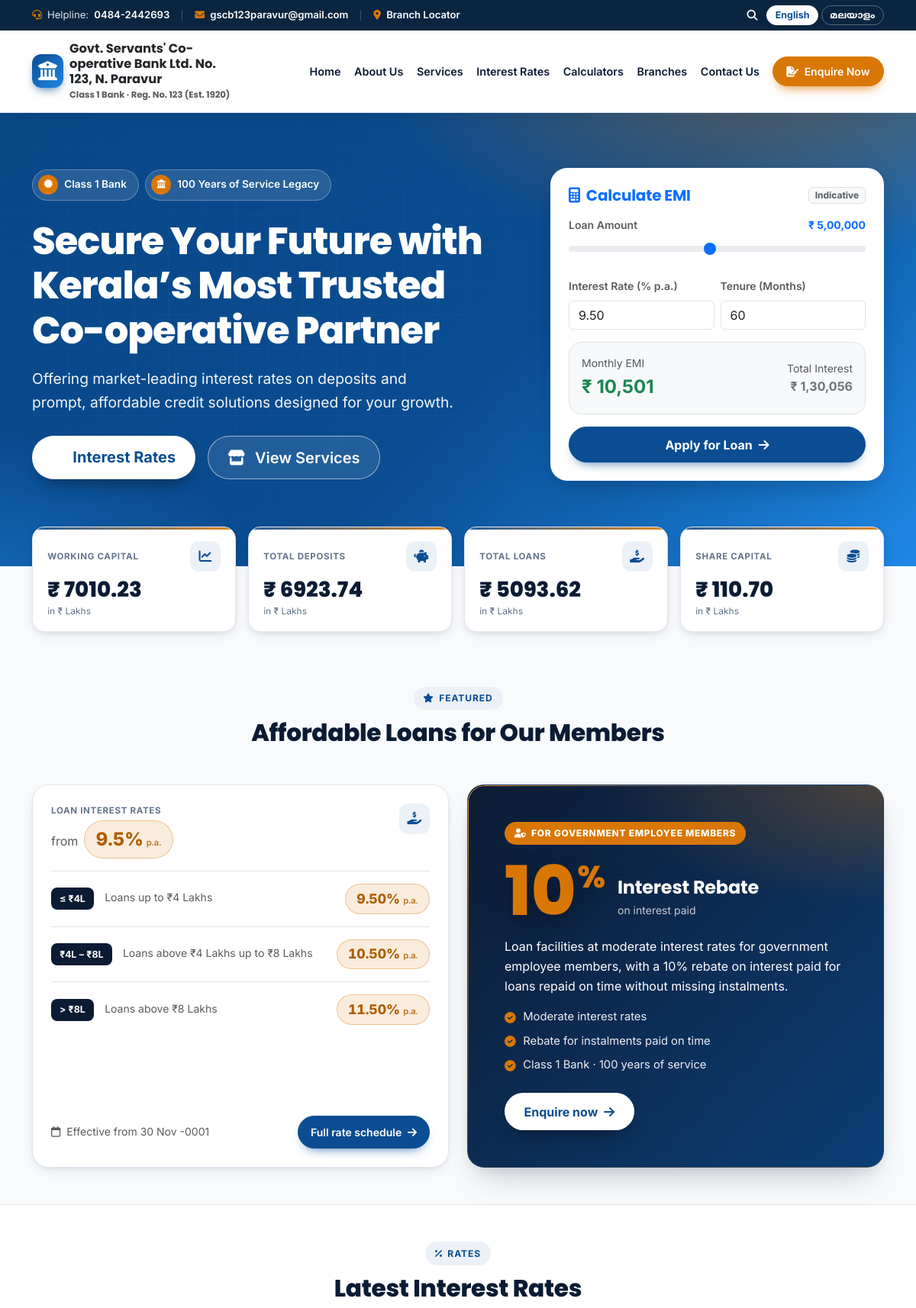
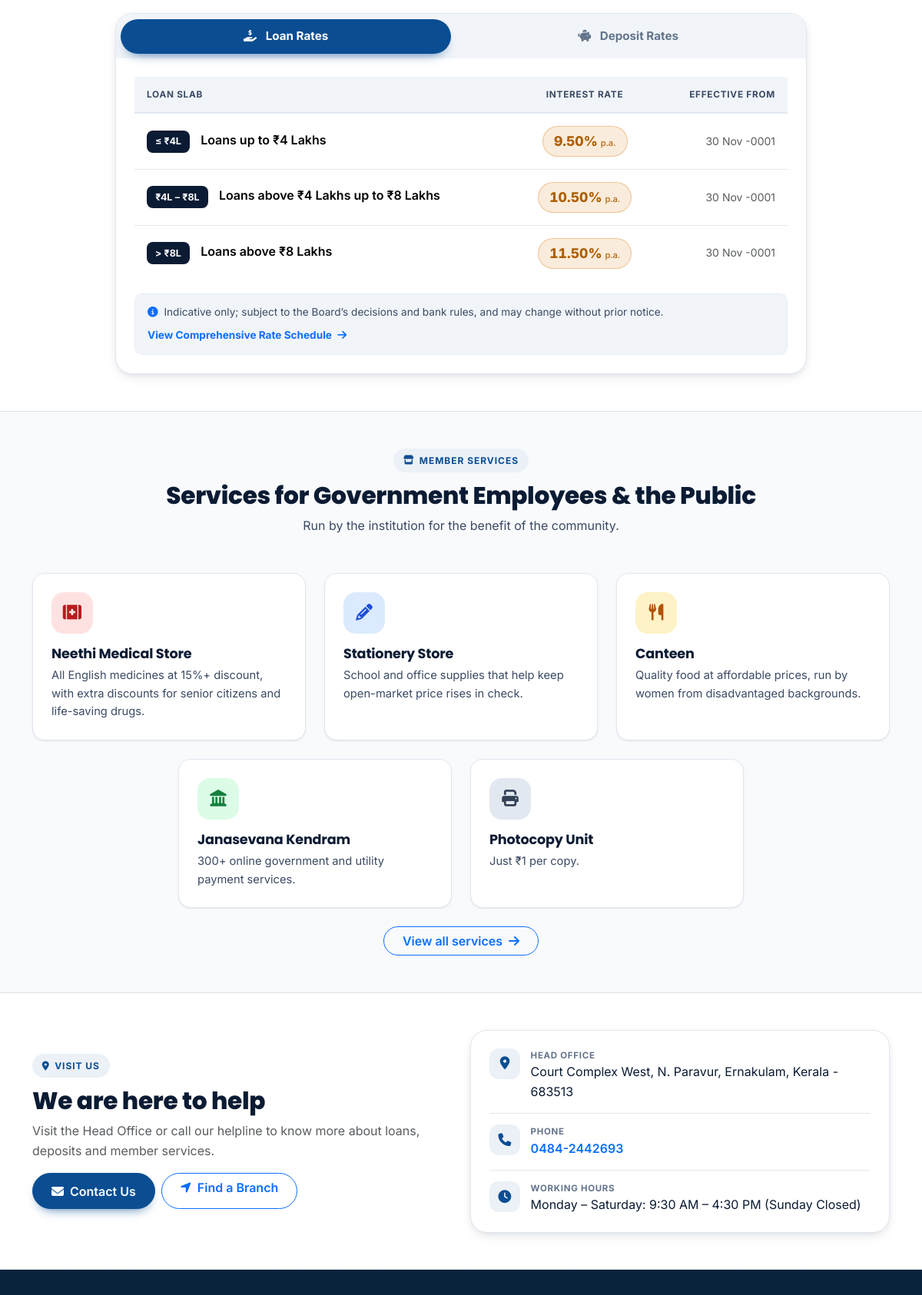
The page / (upper part) on the database its author committed (2 pictures, top to bottom).
### tables this page shows
CREATE TABLE `product_rates` (
    `id` INT UNSIGNED AUTO_INCREMENT PRIMARY KEY,
    `client_slug` VARCHAR(60) NOT NULL,
    `product_id` INT UNSIGNED NULL,
    `category_type` ENUM('deposit', 'loan') NOT NULL,
    `tenure_label_en` VARCHAR(100) NOT NULL,
    `tenure_label_ml` VARCHAR(100) NOT NULL,
    `general_rate` DECIMAL(5, 2) NOT NULL,
    `senior_rate` DECIMAL(5, 2) NULL,
    `effective_from` DATE NOT NULL,
    `effective_to` DATE NULL,
    `is_active` TINYINT(1) DEFAULT 1,
    `sort_order` INT DEFAULT 0,
    `notes_en` VARCHAR(255) NULL,
    `notes_ml` VARCHAR(255) NULL,
    `created_at` DATETIME DEFAULT CURRENT_TIMESTAMP,
    `updated_at` DATETIME DEFAULT CURRENT_TIMESTAMP ON UPDATE CURRENT_TIMESTAMP,
    FOREIGN KEY (`product_id`) REFERENCES `products`(`id`) ON DELETE SET NULL,
    INDEX `idx_rates_lookup` (`client_slug`, `category_type`, `is_active`, `effective_from`)
);

CREATE TABLE `achievements` (
    `id` INT UNSIGNED AUTO_INCREMENT PRIMARY KEY,
    `client_slug` VARCHAR(60) NOT NULL,
    `title_en` VARCHAR(150) NOT NULL,
    `title_ml` VARCHAR(150) NOT NULL,
    `count_value` VARCHAR(50) NOT NULL,
    `suffix` VARCHAR(20) DEFAULT '+',
    `icon` VARCHAR(50) NULL,
    `sort_order` INT DEFAULT 0,
    `created_at` DATETIME DEFAULT CURRENT_TIMESTAMP
);

### app/Views/pages/home.php (the view, shortened to what the rows shown need)
<?php
$loanSlabs = array_slice($loan_rates ?? [], 0, 3);
$minLoanRate = !empty($loanSlabs) ? min(array_map(fn($r) => (float)$r['general_rate'], $loanSlabs)) : null;
$loanEffective = !empty($loanSlabs) ? $loanSlabs[0]['effective_from'] : null;
?>
<section class="hero-section text-white">
  <div class="container">
    <div class="row align-items-center g-5">
      <div class="col-lg-7">
        <h1 class="hero-title">
          <?= is_malayalam() ? e($banner['title_ml'] ?? __('hero_title')) : e($banner['title_en'] ?? __('hero_title')) ?>
        </h1>
      </div>
      <div class="col-lg-5">
        <div class="card hero-card border-0 text-dark bg-white p-4">
          <div class="d-flex align-items-center justify-content-between mb-3">
            <h2 class="h5 fw-bold mb-0 text-primary">
              <i class="fa-solid fa-calculator me-1" aria-hidden="true"></i> <?= __('calculate_emi') ?>
            </h2>
          </div>
          <div class="row g-2 mb-3">
            <div class="col-6">
              <label for="quickEmiRate" class="form-label small fw-semibold text-muted"><?= __('Interest Rate (% p.a.)', 'പലിശ നിരക്ക്') ?></label>
              <input type="number" class="form-control" id="quickEmiRate" value="<?= e($minLoanRate !== null ? number_format($minLoanRate, 2, '.', '') : '9.50') ?>" step="0.25" min="5" max="20">
            </div>
          </div>
        </div>
      </div>
    </div>
  </div>
</section>
<?php if (!empty($achievements)): ?>
<section class="metrics-strip" aria-label="<?= __('Key financial figures', 'പ്രധാന സാമ്പത്തിക വിവരങ്ങൾ') ?>">
  <div class="container">
    <div class="row g-3">
      <?php foreach ($achievements as $ach): ?>
        <div class="col-6 col-lg-3">
          <div class="metric-card">
            <div class="d-flex align-items-center justify-content-between">
              <span class="metric-label"><?= is_malayalam() ? e(preg_replace('/\s*\(.*\)/u', '', $ach['title_ml'])) : e(preg_replace('/\s*\(.*\)/u', '', $ach['title_en'])) ?></span>
              <span class="metric-icon"><i class="fa-solid <?= e($ach['icon'] ?: 'fa-chart-line') ?>" aria-hidden="true"></i></span>
            </div>
            <div class="metric-value">₹ <?= e($ach['count_value']) ?><small><?= e($ach['suffix'] ?? '') ?></small></div>
            <div class="metric-foot"><?= __('in ₹ Lakhs', 'ലക്ഷം രൂപയിൽ') ?></div>
          </div>
        </div>
      <?php endforeach; ?>
    </div>
  </div>
</section>
<?php endif; ?>
<section class="py-5 mt-lg-4" aria-labelledby="featured-title">
  <div class="container">
    <div class="text-center mb-4 mb-lg-5">
      <h2 id="featured-title" class="section-title text-balance"><?= __('Affordable Loans for Our Members', 'അംഗങ്ങൾക്ക് മിതമായ നിരക്കിൽ വായ്പകൾ') ?></h2>
    </div>
    <div class="row g-4 align-items-stretch">
      <div class="col-lg-6">
        <div class="table-card h-100 d-flex flex-column">
          <?php if (!empty($loanSlabs)): ?>
            <ul class="list-unstyled mb-3">
              <?php foreach ($loanSlabs as $slab): ?>
                <li class="d-flex align-items-center justify-content-between gap-3 py-3 border-top">
                  <div>
                    <?php $sb = is_malayalam() ? ($slab['notes_ml'] ?? '') : ($slab['notes_en'] ?? ''); $sl = is_malayalam() ? $slab['tenure_label_ml'] : $slab['tenure_label_en']; ?>
                    <span class="slab-badge"><?= e($sb) ?></span>
                    <?php if ($sl !== $sb): ?><span class="small text-muted d-block d-sm-inline mt-1 mt-sm-0"><?= e($sl) ?></span><?php endif; ?>
                  </div>
                  <span class="rate-pill"><?= number_format((float)$slab['general_rate'], 2) ?>% <small>p.a.</small></span>
                </li>
              <?php endforeach; ?>
            </ul>
          <?php endif; ?>
          <div class="mt-auto d-flex flex-wrap align-items-center justify-content-between gap-2">
            <?php if ($loanEffective): ?>
              <span class="small text-muted"><i class="fa-regular fa-calendar me-1"></i> <?= __('Effective from', 'പ്രാബല്യ തീയതി') ?> <?= e(format_date($loanEffective)) ?></span>
            <?php endif; ?>
            <a href="<?= url('/interest-rates') ?>#loan-rates" class="btn btn-primary btn-sm px-3"><?= __('Full rate schedule', 'പൂർണ്ണ നിരക്കുകൾ') ?> <i class="fa-solid fa-arrow-right ms-1" aria-hidden="true"></i></a>
          </div>
        </div>
      </div>
    </div>
  </div>
</section>
<section class="py-5 bg-white border-top border-bottom" aria-labelledby="rates-title">
  <div class="container">
    <div class="text-center mb-4">
      <h2 id="rates-title" class="section-title"><?= __('rates_panel_title') ?></h2>
    </div>
    <div class="rates-card max-w-900 mx-auto bg-white">
      <div class="tab-content p-3 p-md-4">
        <div class="tab-pane fade show active" id="loan-rates-content" role="tabpanel" aria-labelledby="loan-rates-tab" tabindex="0">
          <div class="table-responsive">
            <table class="table rates-table align-middle">
              <thead>
                <tr>
                  <th scope="col"><?= __('Loan Slab', 'വായ്പാ തുക') ?></th>
                  <th scope="col" class="text-center"><?= __('Interest Rate', 'പലിശ നിരക്ക്') ?></th>
                  <th scope="col" class="text-end d-none d-sm-table-cell"><?= __('effective_from') ?></th>
                </tr>
              </thead>
              <tbody>
                <?php if (!empty($loan_rates)): ?>
                  <?php foreach ($loan_rates as $lRate): ?>
                    <tr>
                      <td>
                        <?php $sb = is_malayalam() ? ($lRate['notes_ml'] ?? '') : ($lRate['notes_en'] ?? ''); $sl = is_malayalam() ? $lRate['tenure_label_ml'] : $lRate['tenure_label_en']; ?>
                        <?php if (!empty($sb)): ?><span class="slab-badge"><?= e($sb) ?></span><?php endif; ?>
                        <?php if ($sl !== $sb): ?><span class="fw-semibold"><?= e($sl) ?></span><?php endif; ?>
                      </td>
                      <td class="text-center"><span class="rate-pill"><?= number_format((float)$lRate['general_rate'], 2) ?>% <small>p.a.</small></span></td>
                      <td class="text-end text-muted small d-none d-sm-table-cell"><?= format_date($lRate['effective_from']) ?></td>
                    </tr>
                  <?php endforeach; ?>
                <?php else: ?>
                  <tr><td colspan="3"><div class="empty-state"><i class="fa-regular fa-clock d-block"></i><?= __('Rates will be published soon.', 'നിരക്കുകൾ ഉടൻ ലഭ്യമാകും.') ?></div></td></tr>
                <?php endif; ?>
              </tbody>
            </table>
          </div>
        </div>
      </div>
    </div>
  </div>
</section>
<section class="py-5">
  <div class="container">
    <?= $this->partial('member_services', ['showHeading' => true, 'showCta' => true]) ?>
  </div>
</section>
<section class="py-5 bg-white border-top">
  <div class="container">
    <div class="row g-4 align-items-center">
      <div class="col-lg-6">
        <h2 class="section-title"><?= __('We are here to help', 'ഞങ്ങൾ സഹായിക്കാൻ ഇവിടെയുണ്ട്') ?></h2>
      </div>
    </div>
  </div>
</section>

### rows shown on the page
product_rates: general_rate "9.50", notes_en "≤ ₹4L", tenure_label_en "Loans up to ₹4 Lakhs", effective_from "30 Nov -0001"
achievements: title_en "WORKING CAPITAL", count_value "7010.23"
achievements: title_en "TOTAL DEPOSITS", count_value "6923.74"
achievements: title_en "TOTAL LOANS", count_value "5093.62"
achievements: title_en "SHARE CAPITAL", count_value "110.70"
product_rates: notes_en "₹4L – ₹8L", tenure_label_en "Loans above ₹4 Lakhs up to ₹8 Lakhs", general_rate "10.50", effective_from "30 Nov -0001"
product_rates: notes_en "> ₹8L", tenure_label_en "Loans above ₹8 Lakhs", general_rate "11.50", effective_from "30 Nov -0001"

### other values the page prints
__('Helpline', 'ഹെൽപ്പ്‌ലൈൻ') "Helpline"
$helpline "0484-2442693"
setting('contact.email') "gscb123paravur@gmail.com"
__('Branch Locator', 'ശാഖ കണ്ടെത്തുക') "Branch Locator"
bank_name() "Govt. Servants' Co-operative Bank Ltd. No. 123, N. Paravur"
__('Class 1 Bank', 'ക്ലാസ്സ് 1 ബാങ്ക്') "Class 1 Bank"
setting('legal.registration_number') "Reg. No. 123 (Est. 1920)"
__('nav_home') "Home"
__('nav_about') "About Us"
__('nav_services') "Services"
__('nav_rates') "Interest Rates"
__('nav_calculators') "Calculators"
__('nav_branches') "Branches"
__('nav_contact') "Contact Us"
__('Enquire Now', 'അന്വേഷിക്കുക') "Enquire Now"
